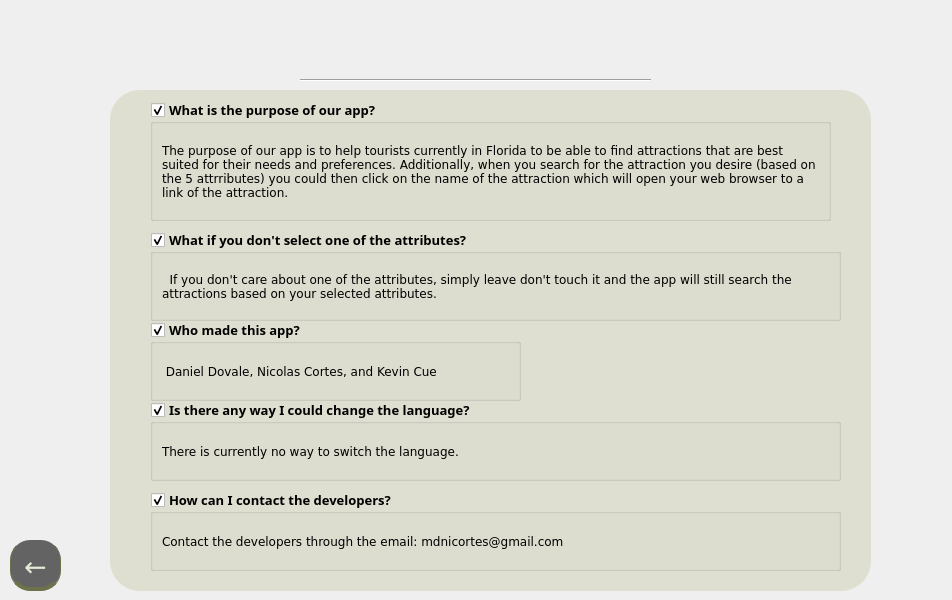
<?xml version="1.0" encoding="UTF-8"?>
<ui version="4.0">
 <class>HelpScreen</class>
 <widget class="QDialog" name="HelpScreen">
  <property name="geometry">
   <rect>
    <x>0</x>
    <y>0</y>
    <width>952</width>
    <height>600</height>
   </rect>
  </property>
  <property name="windowTitle">
   <string>The Floridians Guide</string>
  </property>
  <property name="modal">
   <bool>false</bool>
  </property>
  <widget class="QLabel" name="background">
   <property name="geometry">
    <rect>
     <x>0</x>
     <y>0</y>
     <width>950</width>
     <height>600</height>
    </rect>
   </property>
   <property name="text">
    <string/>
   </property>
   <property name="textFormat">
    <enum>Qt::RichText</enum>
   </property>
   <property name="pixmap">
    <pixmap>Images/482680.jpg</pixmap>
   </property>
   <property name="scaledContents">
    <bool>true</bool>
   </property>
  </widget>
  <widget class="QLabel" name="title">
   <property name="geometry">
    <rect>
     <x>300</x>
     <y>10</y>
     <width>371</width>
     <height>71</height>
    </rect>
   </property>
   <property name="tabletTracking">
    <bool>false</bool>
   </property>
   <property name="autoFillBackground">
    <bool>false</bool>
   </property>
   <property name="text">
    <string/>
   </property>
   <property name="pixmap">
    <pixmap>Images/Help Center.gif</pixmap>
   </property>
   <property name="scaledContents">
    <bool>true</bool>
   </property>
  </widget>
  <widget class="Line" name="s1Line">
   <property name="geometry">
    <rect>
     <x>300</x>
     <y>60</y>
     <width>351</width>
     <height>41</height>
    </rect>
   </property>
   <property name="orientation">
    <enum>Qt::Horizontal</enum>
   </property>
  </widget>
  <widget class="QFrame" name="mainframe">
   <property name="geometry">
    <rect>
     <x>110</x>
     <y>90</y>
     <width>761</width>
     <height>501</height>
    </rect>
   </property>
   <property name="minimumSize">
    <size>
     <width>0</width>
     <height>0</height>
    </size>
   </property>
   <property name="focusPolicy">
    <enum>Qt::NoFocus</enum>
   </property>
   <property name="accessibleDescription">
    <string notr="true"/>
   </property>
   <property name="layoutDirection">
    <enum>Qt::LeftToRight</enum>
   </property>
   <property name="styleSheet">
    <string notr="true">QFrame{
	background-color: rgba(217, 218, 199, 190);
	border-radius: 30px;

}</string>
   </property>
   <property name="frameShape">
    <enum>QFrame::StyledPanel</enum>
   </property>
   <property name="frameShadow">
    <enum>QFrame::Raised</enum>
   </property>
   <widget class="QWidget" name="widget" native="true">
    <property name="geometry">
     <rect>
      <x>20</x>
      <y>10</y>
      <width>741</width>
      <height>491</height>
     </rect>
    </property>
    <property name="minimumSize">
     <size>
      <width>0</width>
      <height>0</height>
     </size>
    </property>
    <property name="maximumSize">
     <size>
      <width>800</width>
      <height>500</height>
     </size>
    </property>
    <widget class="QGroupBox" name="question1">
     <property name="enabled">
      <bool>true</bool>
     </property>
     <property name="geometry">
      <rect>
       <x>20</x>
       <y>0</y>
       <width>681</width>
       <height>121</height>
      </rect>
     </property>
     <property name="sizePolicy">
      <sizepolicy hsizetype="MinimumExpanding" vsizetype="Maximum">
       <horstretch>0</horstretch>
       <verstretch>0</verstretch>
      </sizepolicy>
     </property>
     <property name="font">
      <font>
       <family>Nexa Light</family>
       <pointsize>10</pointsize>
       <weight>75</weight>
       <bold>true</bold>
      </font>
     </property>
     <property name="title">
      <string>What is the purpose of our app?</string>
     </property>
     <property name="flat">
      <bool>false</bool>
     </property>
     <property name="checkable">
      <bool>true</bool>
     </property>
     <property name="setVisible" stdset="0">
      <bool>false</bool>
     </property>
     <layout class="QGridLayout" name="gridLayout_4">
      <item row="0" column="0">
       <widget class="QLabel" name="label">
        <property name="font">
         <font>
          <family>Verdana</family>
          <pointsize>9</pointsize>
          <weight>50</weight>
          <bold>false</bold>
         </font>
        </property>
        <property name="styleSheet">
         <string notr="true">QLabel{
	background-color: rgba(217, 218, 199, 0);
	border-radius: 30px;

}</string>
        </property>
        <property name="text">
         <string>The purpose of our app is to help tourists currently in Florida to be able to find attractions that are best suited for their needs and preferences. Additionally, when you search for the attraction you desire (based on the 5 attrributes) you could then click on the name of the attraction which will open your web browser to a link of the attraction.</string>
        </property>
        <property name="wordWrap">
         <bool>true</bool>
        </property>
       </widget>
      </item>
     </layout>
    </widget>
    <widget class="QGroupBox" name="question2">
     <property name="enabled">
      <bool>true</bool>
     </property>
     <property name="geometry">
      <rect>
       <x>20</x>
       <y>130</y>
       <width>691</width>
       <height>91</height>
      </rect>
     </property>
     <property name="sizePolicy">
      <sizepolicy hsizetype="MinimumExpanding" vsizetype="Minimum">
       <horstretch>0</horstretch>
       <verstretch>0</verstretch>
      </sizepolicy>
     </property>
     <property name="font">
      <font>
       <family>Nexa Light</family>
       <pointsize>10</pointsize>
       <weight>75</weight>
       <bold>true</bold>
      </font>
     </property>
     <property name="title">
      <string>What if you don't select one of the attributes?</string>
     </property>
     <property name="flat">
      <bool>false</bool>
     </property>
     <property name="checkable">
      <bool>true</bool>
     </property>
     <layout class="QGridLayout" name="gridLayout_5">
      <item row="0" column="0">
       <widget class="QLabel" name="label_2">
        <property name="enabled">
         <bool>true</bool>
        </property>
        <property name="font">
         <font>
          <family>Verdana</family>
          <pointsize>9</pointsize>
          <weight>50</weight>
          <bold>false</bold>
         </font>
        </property>
        <property name="styleSheet">
         <string notr="true">QLabel{
	background-color: rgba(217, 218, 199, 0);
	border-radius: 30px;

}</string>
        </property>
        <property name="text">
         <string>  If you don't care about one of the attributes, simply leave don't touch it and the app will still search the attractions based on your selected attributes.</string>
        </property>
        <property name="wordWrap">
         <bool>true</bool>
        </property>
       </widget>
      </item>
     </layout>
    </widget>
    <widget class="QGroupBox" name="question3">
     <property name="enabled">
      <bool>true</bool>
     </property>
     <property name="geometry">
      <rect>
       <x>20</x>
       <y>220</y>
       <width>371</width>
       <height>81</height>
      </rect>
     </property>
     <property name="sizePolicy">
      <sizepolicy hsizetype="MinimumExpanding" vsizetype="Minimum">
       <horstretch>0</horstretch>
       <verstretch>0</verstretch>
      </sizepolicy>
     </property>
     <property name="font">
      <font>
       <family>Nexa Light</family>
       <pointsize>10</pointsize>
       <weight>75</weight>
       <bold>true</bold>
      </font>
     </property>
     <property name="title">
      <string>Who made this app?</string>
     </property>
     <property name="flat">
      <bool>false</bool>
     </property>
     <property name="checkable">
      <bool>true</bool>
     </property>
     <layout class="QGridLayout" name="gridLayout_6">
      <item row="0" column="0">
       <widget class="QLabel" name="label_3">
        <property name="font">
         <font>
          <family>Verdana</family>
          <pointsize>9</pointsize>
          <weight>50</weight>
          <bold>false</bold>
         </font>
        </property>
        <property name="styleSheet">
         <string notr="true">QLabel{
	background-color: rgba(217, 218, 199, 0);
	border-radius: 30px;

}</string>
        </property>
        <property name="text">
         <string> Daniel Dovale, Nicolas Cortes, and Kevin Cue</string>
        </property>
        <property name="wordWrap">
         <bool>true</bool>
        </property>
       </widget>
      </item>
     </layout>
    </widget>
    <widget class="QGroupBox" name="question4">
     <property name="enabled">
      <bool>true</bool>
     </property>
     <property name="geometry">
      <rect>
       <x>20</x>
       <y>300</y>
       <width>691</width>
       <height>81</height>
      </rect>
     </property>
     <property name="sizePolicy">
      <sizepolicy hsizetype="MinimumExpanding" vsizetype="Minimum">
       <horstretch>0</horstretch>
       <verstretch>0</verstretch>
      </sizepolicy>
     </property>
     <property name="font">
      <font>
       <family>Nexa Light</family>
       <pointsize>10</pointsize>
       <weight>75</weight>
       <bold>true</bold>
      </font>
     </property>
     <property name="title">
      <string>Is there any way I could change the language?</string>
     </property>
     <property name="flat">
      <bool>false</bool>
     </property>
     <property name="checkable">
      <bool>true</bool>
     </property>
     <layout class="QGridLayout" name="gridLayout_8">
      <item row="0" column="0">
       <widget class="QLabel" name="label_5">
        <property name="font">
         <font>
          <family>Verdana</family>
          <pointsize>9</pointsize>
         </font>
        </property>
        <property name="styleSheet">
         <string notr="true">QLabel{
	background-color: rgba(217, 218, 199, 0);
	border-radius: 30px;

}</string>
        </property>
        <property name="text">
         <string>There is currently no way to switch the language.</string>
        </property>
        <property name="wordWrap">
         <bool>true</bool>
        </property>
       </widget>
      </item>
     </layout>
    </widget>
    <widget class="QGroupBox" name="question5">
     <property name="enabled">
      <bool>true</bool>
     </property>
     <property name="geometry">
      <rect>
       <x>20</x>
       <y>390</y>
       <width>691</width>
       <height>81</height>
      </rect>
     </property>
     <property name="sizePolicy">
      <sizepolicy hsizetype="MinimumExpanding" vsizetype="Minimum">
       <horstretch>0</horstretch>
       <verstretch>0</verstretch>
      </sizepolicy>
     </property>
     <property name="font">
      <font>
       <family>Nexa Light</family>
       <pointsize>10</pointsize>
       <weight>75</weight>
       <bold>true</bold>
      </font>
     </property>
     <property name="title">
      <string>How can I contact the developers?</string>
     </property>
     <property name="flat">
      <bool>false</bool>
     </property>
     <property name="checkable">
      <bool>true</bool>
     </property>
     <layout class="QGridLayout" name="gridLayout_9">
      <item row="0" column="0">
       <widget class="QLabel" name="label_6">
        <property name="font">
         <font>
          <family>Verdana</family>
          <pointsize>9</pointsize>
         </font>
        </property>
        <property name="styleSheet">
         <string notr="true">QLabel{
	background-color: rgba(217, 218, 199, 0);
	border-radius: 30px;

}</string>
        </property>
        <property name="text">
         <string>Contact the developers through the email: mdnicortes@gmail.com</string>
        </property>
        <property name="wordWrap">
         <bool>true</bool>
        </property>
       </widget>
      </item>
     </layout>
    </widget>
   </widget>
  </widget>
  <widget class="QPushButton" name="backButton">
   <property name="geometry">
    <rect>
     <x>10</x>
     <y>540</y>
     <width>51</width>
     <height>51</height>
    </rect>
   </property>
   <property name="font">
    <font>
     <family>Verdana</family>
     <pointsize>20</pointsize>
    </font>
   </property>
   <property name="styleSheet">
    <string notr="true">QPushButton {
	background-color: rgb(99, 99, 99);
	border: none;
	padding-top: 5px;
	color: rgb(226, 234, 216);
	border-radius: 20px;
	border-left: 1px solid rgb(110, 114, 76);
	border-right: 1px solid rgb(110, 114, 76);
	border-bottom: 4px solid rgb(110, 114, 76);

}
QPushButton:hover {
	background-color: rgb(134, 134, 134);
	border-left: 1px solid rgb(110, 114, 76);
	border-right: 1px solid rgb(110, 114, 76);
	border-radius: 20px;
	border-bottom: 4px solid rgb(110, 114, 76);

}

QPushButton:pressed {
	background-color: rgb(80, 80, 80);
	border-left: 1px solid rgb(110, 114, 76);
	border-right: 1px solid rgb(110, 114, 76);
	border-top: 5px solid rgb(110, 114, 76);
	border-radius: 20px;
	padding-top: -5x;
	border-bottom: none;

}</string>
   </property>
   <property name="text">
    <string>←</string>
   </property>
   <property name="default">
    <bool>false</bool>
   </property>
  </widget>
 </widget>
 <resources/>
 <connections>
  <connection>
   <sender>question1</sender>
   <signal>clicked(bool)</signal>
   <receiver>label</receiver>
   <slot>setVisible(bool)</slot>
   <hints>
    <hint type="sourcelabel">
     <x>480</x>
     <y>160</y>
    </hint>
    <hint type="destinationlabel">
     <x>480</x>
     <y>170</y>
    </hint>
   </hints>
  </connection>
  <connection>
   <sender>question3</sender>
   <signal>clicked(bool)</signal>
   <receiver>label_3</receiver>
   <slot>setVisible(bool)</slot>
   <hints>
    <hint type="sourcelabel">
     <x>335</x>
     <y>360</y>
    </hint>
    <hint type="destinationlabel">
     <x>335</x>
     <y>370</y>
    </hint>
   </hints>
  </connection>
  <connection>
   <sender>question4</sender>
   <signal>clicked(bool)</signal>
   <receiver>label_5</receiver>
   <slot>setVisible(bool)</slot>
   <hints>
    <hint type="sourcelabel">
     <x>495</x>
     <y>440</y>
    </hint>
    <hint type="destinationlabel">
     <x>495</x>
     <y>450</y>
    </hint>
   </hints>
  </connection>
  <connection>
   <sender>question5</sender>
   <signal>clicked(bool)</signal>
   <receiver>label_6</receiver>
   <slot>setVisible(bool)</slot>
   <hints>
    <hint type="sourcelabel">
     <x>495</x>
     <y>530</y>
    </hint>
    <hint type="destinationlabel">
     <x>495</x>
     <y>540</y>
    </hint>
   </hints>
  </connection>
  <connection>
   <sender>question2</sender>
   <signal>clicked(bool)</signal>
   <receiver>label_2</receiver>
   <slot>setVisible(bool)</slot>
   <hints>
    <hint type="sourcelabel">
     <x>475</x>
     <y>270</y>
    </hint>
    <hint type="destinationlabel">
     <x>475</x>
     <y>280</y>
    </hint>
   </hints>
  </connection>
 </connections>
</ui>
